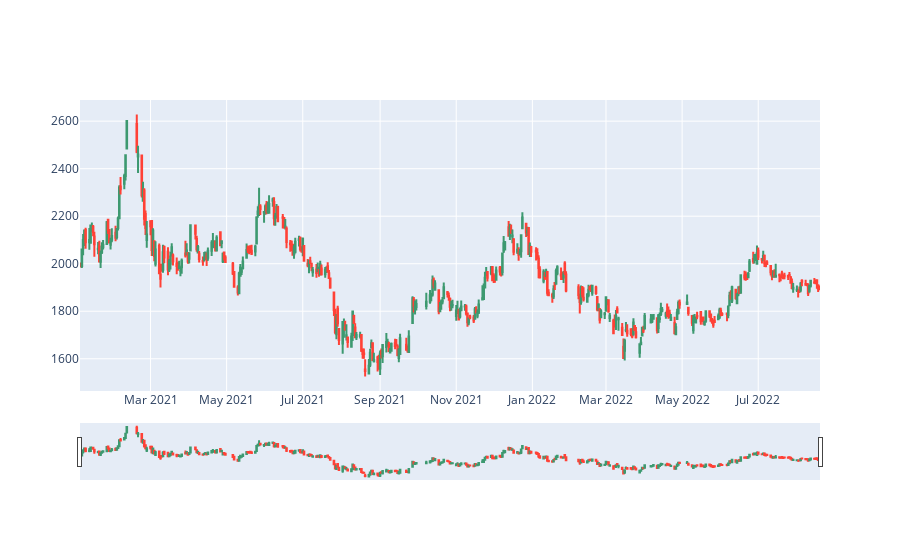

Notebook source saved alongside this figure:
### Code cell
ohlc = D.features(instruments=['600519.xshg'], start_time='2021-01-01', end_time='20220819', fields=['$open', '$high', '$low', '$close'])
go.Figure(data = go.Candlestick(
    x = ohlc.index.levels[1],
    open = ohlc['$open'],
    high = ohlc['$high'],
    low = ohlc['$low'],
    close = ohlc['$close'],
))

### Figure 1 — Plotly figure (JSON) as saved in the notebook; plotly's stock layout.template omitted (floating-point values rounded to 4 significant figures; data arrays with more than 128 entries replaced by an {"elided": "..."} marker saying what was removed)
{"data": [{"close": {"elided": "396 float values"}, "high": {"elided": "396 float values"}, "low": {"elided": "396 float values"}, "open": {"elided": "396 float values"}, "type": "candlestick", "x": {"elided": "396 str values"}}], "layout": {}}
